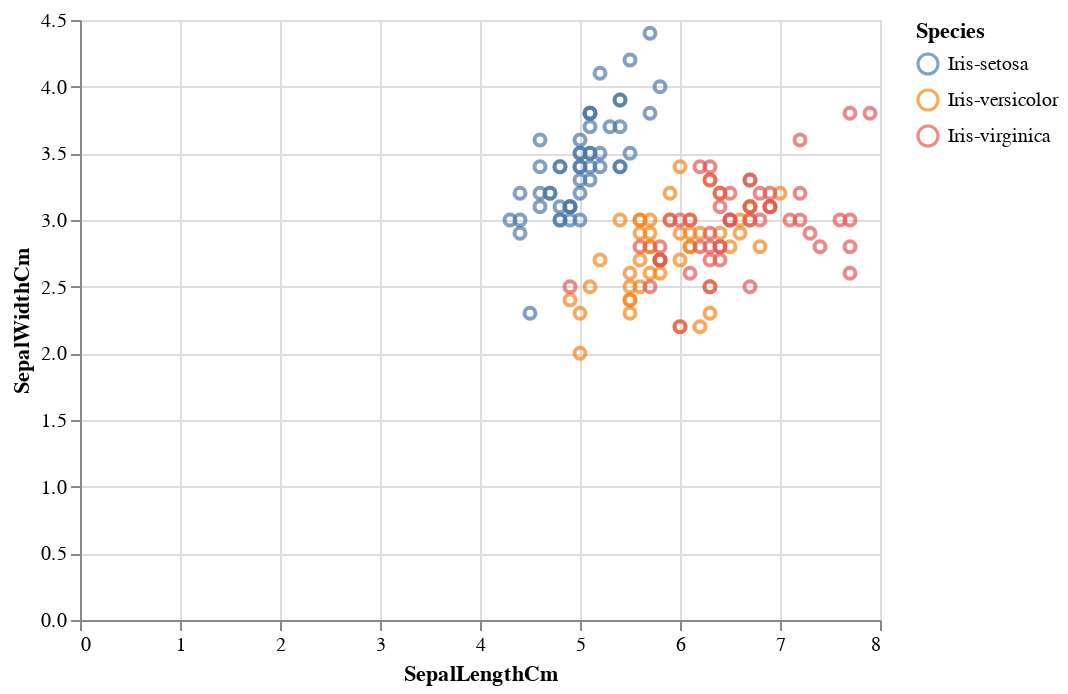

The code cell stored with this chart in its notebook:
### Markdown cell above
Measurement of sepal length  and petal length

### Code cell
chart = alt.Chart(data_set1).mark_point().encode(
    x=alt.X("SepalLengthCm"),
    y=alt.Y("SepalWidthCm"),
    color="Species"
)

# Display the chart
chart

### Figure 1 — Vega-Lite specification as saved in the notebook (floating-point values rounded to 4 significant figures; data arrays with more than 128 entries replaced by an {"elided": "..."} marker saying what was removed)
{"config": {"view": {"continuousWidth": 400, "continuousHeight": 300}}, "data": {"name": "data-3878385a43bc18615f96195a9a32d0d2"}, "mark": "point", "encoding": {"color": {"field": "Species", "type": "nominal"}, "x": {"field": "SepalLengthCm", "type": "quantitative"}, "y": {"field": "SepalWidthCm", "type": "quantitative"}}, "$schema": "https://vega.github.io/schema/vega-lite/v4.17.0.json", "datasets": {"data-3878385a43bc18615f96195a9a32d0d2": {"elided": "150 records"}}}
